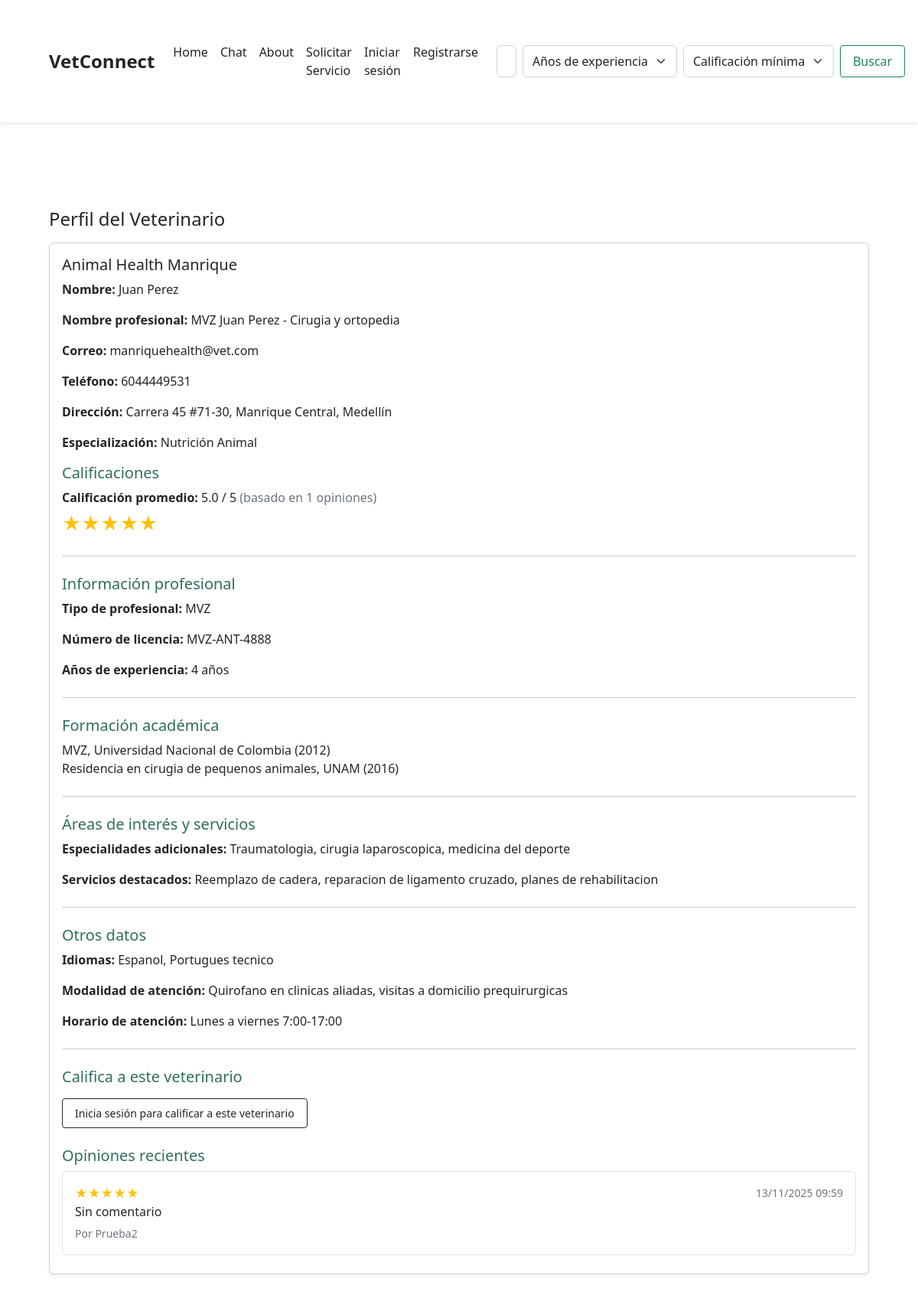
Screenshot of /vet/35/ with the database file from the repository.
### vet/models.py (models this page shows, shortened)
class User(AbstractUser):
    cedula = models.CharField(max_length=20)
    direccion = models.CharField(max_length=255, blank=True, null=True)
    telefono = models.CharField(max_length=20)
    latitud = models.FloatField(blank=True, null=True)
    longitud = models.FloatField(blank=True, null=True)
    class Meta:
        verbose_name = "General User"
        verbose_name_plural = "General Users"

class UserVet(User):
    certificado = models.FileField(upload_to='certificados/', blank=True, null=True)
    especializacion = models.CharField(max_length=200, blank=True, null=True)
    recibir_emergencias = models.BooleanField(default=False)  # NEW FIELD
    nombre_profesional = models.CharField(
        max_length=255, blank=True, null=True, help_text="Nombre de la persona responsable"
    )
    numero_licencia = models.CharField(
        max_length=100, blank=True, null=True, help_text="Número de tarjeta profesional o licencia"
    )
    tipo_profesional = models.CharField(
        max_length=120, blank=True, null=True, help_text="Ej: Médico Veterinario, MVZ, Zootecnista"
    )
    anios_experiencia = models.IntegerField(
        blank=True, null=True, help_text="Años de experiencia profesional"
    )
    formacion_academica = models.TextField(
        blank=True, null=True, help_text="Resumen de títulos y universidades"
    )
    especialidades_adicionales = models.TextField(
        blank=True, null=True, help_text="Lista de subespecialidades"
    )
    servicios_destacados = models.TextField(
        blank=True, null=True, help_text="Procedimientos y servicios más comunes"
    )
    idiomas = models.CharField(
        max_length=120, blank=True, null=True, help_text="Idiomas en los que atiende"
    )
    modalidad_atencion = models.CharField(
        max_length=200, blank=True, null=True, help_text="Modalidad de atención ofrecida"
    )
    horario_atencion = models.TextField(
        blank=True, null=True, help_text="Franja de atención semanal"
    )
    promedio_puntuacion = models.FloatField(blank=True, null=True, help_text="Promedio de calificación (cache).")
    cantidad_valoraciones = models.PositiveIntegerField(default=0, help_text="Número de valoraciones registradas.")
    class Meta:
        verbose_name = "UserVet"
        verbose_name_plural = "UserVets"

class ValoracionVeterinario(models.Model):
    CALIFICACION_CHOICES = [(i, str(i)) for i in range(1, 6)]
    veterinario = models.ForeignKey(
        UserVet,
        on_delete=models.CASCADE,
        related_name='valoraciones'
    )
    usuario = models.ForeignKey(
        settings.AUTH_USER_MODEL,
        on_delete=models.CASCADE,
        related_name='valoraciones_veterinario'
    )
    puntuacion = models.IntegerField(choices=CALIFICACION_CHOICES)
    comentario = models.TextField(blank=True)
    fecha_creacion = models.DateTimeField(auto_now_add=True)
    class Meta:
        verbose_name = "Valoración de Veterinario"
        verbose_name_plural = "Valoraciones de Veterinarios"
        constraints = [
            models.UniqueConstraint(
                fields=['veterinario', 'usuario'],
                name='unique_valoracion_por_usuario'
            )
        ]

### vet/views.py (the view)
# urls.py: path('vet/<int:vet_id>/', views.vet_detail, name='vet_detail'),
def vet_detail(request, vet_id):
    vet = get_object_or_404(UserVet, id=vet_id)
    context = _build_vet_profile_context(request, vet)
    return render(request, 'vet_profile.html', context)

### vet/templatetags/search_extras.py (called while the page is built)
@register.filter
def star_rating(value, max_stars=5):
    try:
        rating = float(value or 0)
    except (TypeError, ValueError):
        rating = 0
    rating = max(0, min(rating, max_stars))
    filled = int(round(rating))
    empty = max_stars - filled
    stars = '★' * filled + '☆' * empty
    return mark_safe(stars)

### vet/templates/vet_profile.html (shortened to what this page needs)
{% extends "base.html" %}
{% load search_extras %}
{% block content %}
<link rel="stylesheet" href="https://cdn.jsdelivr.net/npm/bootstrap-icons@1.10.5/font/bootstrap-icons.css">
<div class="container mt-4">
  <h1 class="h4 mb-3">Perfil del Veterinario</h1>
  <div class="card shadow-sm">
    <div class="card-body">
      <h2 class="h5">{{ vet.username }}</h2>
      <p><strong>Nombre:</strong> {{ vet.first_name }} {{ vet.last_name }}</p>
      <p><strong>Nombre profesional:</strong> {{ vet.nombre_profesional|default:"No especificado" }}</p>
      <p><strong>Correo:</strong> {{ vet.email|default:"No especificado" }}</p>
      <p><strong>Teléfono:</strong> {{ vet.telefono|default:"No especificado" }}</p>
      <p><strong>Dirección:</strong> {{ vet.direccion|default:"No especificado" }}</p>
      <p><strong>Especialización:</strong> {{ vet.especializacion|default:"No especificado" }}</p>
      <div class="mt-3">
        <h5 class="profile-section-title mb-2">Calificaciones</h5>
        {% if vet.promedio_puntuacion %}
          <p class="mb-1">
            <strong>Calificación promedio:</strong>
            {{ vet.promedio_puntuacion|floatformat:1 }} / 5
            <span class="text-muted">(basado en {{ vet.cantidad_valoraciones }} opiniones)</span>
          </p>
          <div class="fs-4 text-warning">{{ vet.promedio_puntuacion|star_rating }}</div>
        {% else %}
          <p class="text-muted mb-0">Aún no hay calificaciones para este profesional.</p>
        {% endif %}
      </div>
      <hr class="my-4">
      <h5 class="profile-section-title">Información profesional</h5>
      <p><strong>Tipo de profesional:</strong> {{ vet.tipo_profesional|default:"No especificado" }}</p>
      <p><strong>Número de licencia:</strong> {{ vet.numero_licencia|default:"No especificado" }}</p>
      <p>
        <strong>Años de experiencia:</strong>
        {% if vet.anios_experiencia is not None %}
          {{ vet.anios_experiencia }} años
        {% else %}
          <span class="text-muted">No especificado</span>
        {% endif %}
      </p>
      <hr class="my-4">
      <h5 class="profile-section-title">Formación académica</h5>
      {% if vet.formacion_academica %}
        <p>{{ vet.formacion_academica|linebreaksbr }}</p>
      {% else %}
        <p><span class="text-muted">No especificado</span></p>
      {% endif %}
      <hr class="my-4">
      <h5 class="profile-section-title">Áreas de interés y servicios</h5>
      <p><strong>Especialidades adicionales:</strong>
        {% if vet.especialidades_adicionales %}
          {{ vet.especialidades_adicionales|linebreaksbr }}
        {% else %}
          <span class="text-muted">No especificado</span>
        {% endif %}
      </p>
      <p><strong>Servicios destacados:</strong>
        {% if vet.servicios_destacados %}
          {{ vet.servicios_destacados|linebreaksbr }}
        {% else %}
          <span class="text-muted">No especificado</span>
        {% endif %}
      </p>
      <hr class="my-4">
      <h5 class="profile-section-title">Otros datos</h5>
      <p><strong>Idiomas:</strong> {{ vet.idiomas|default:"No especificado" }}</p>
      <p><strong>Modalidad de atención:</strong> {{ vet.modalidad_atencion|default:"No especificado" }}</p>
      {% if vet.horario_atencion %}
        <p><strong>Horario de atención:</strong> {{ vet.horario_atencion|linebreaksbr }}</p>
      {% else %}
        <p><strong>Horario de atención:</strong> <span class="text-muted">No especificado</span></p>
      {% endif %}
      <hr class="my-4" id="seccion-calificacion">
      <h5 class="profile-section-title">Califica a este veterinario</h5>
      {% if request.user.is_authenticated %}
        {% if puede_calificar and valoracion_form %}
          {% if usuario_ya_valoro %}
            <div class="alert alert-info py-2 px-3 small">
              Ya has calificado a este profesional. Puedes actualizar tu calificación a continuación.
            </div>
          {% endif %}
          <form action="{% url 'valorar_veterinario' vet.id %}#seccion-calificacion" method="post" class="mt-3">
            {% csrf_token %}
            {% if valoracion_form.non_field_errors %}
              <div class="alert alert-danger">
                {% for error in valoracion_form.non_field_errors %}
                  <div>{{ error }}</div>
                {% endfor %}
              </div>
            {% endif %}
            <div class="mb-3">
              {{ valoracion_form.puntuacion.label_tag }}
              {{ valoracion_form.puntuacion }}
              <small class="form-text text-muted">{{ valoracion_form.puntuacion.help_text }}</small>
              {% if valoracion_form.puntuacion.errors %}
                <div class="text-danger small">
                  {% for error in valoracion_form.puntuacion.errors %}
                    <div>{{ error }}</div>
                  {% endfor %}
                </div>
              {% endif %}
            </div>
            <div class="mb-3">
              {{ valoracion_form.comentario.label_tag }}
              {{ valoracion_form.comentario }}
              {% if valoracion_form.comentario.errors %}
                <div class="text-danger small">
                  {% for error in valoracion_form.comentario.errors %}
                    <div>{{ error }}</div>
                  {% endfor %}
                </div>
              {% endif %}
            </div>
            <button type="submit" class="btn btn-primary">Enviar calificación</button>
          </form>
        {% else %}
          <div class="alert alert-secondary small mt-3">
            Este es tu perfil profesional, por lo que no puedes calificarlo.
          </div>
        {% endif %}
      {% else %}
        <p class="mt-3">
          <a href="{% url 'login' %}?next={% url 'vet_detail' vet.id %}" class="btn btn-outline-primary btn-sm">
            Inicia sesión para calificar a este veterinario
          </a>
        </p>
      {% endif %}
      <div class="mt-4">
        <h5 class="profile-section-title">Opiniones recientes</h5>
        {% if valoraciones_recientes %}
          {% for valoracion in valoraciones_recientes %}
            <div class="border rounded p-3 mb-2">
              <div class="d-flex justify-content-between align-items-center">
                <span class="text-warning">{{ valoracion.puntuacion|star_rating }}</span>
                <small class="text-muted">{{ valoracion.fecha_creacion|date:"d/m/Y H:i" }}</small>
              </div>
              <p class="mb-1">{{ valoracion.comentario|default:"Sin comentario" }}</p>
              <small class="text-muted">Por {{ valoracion.usuario.get_full_name|default:valoracion.usuario.username }}</small>
            </div>
          {% endfor %}
        {% else %}
          <p class="text-muted">Todavía no hay opiniones para mostrar.</p>
        {% endif %}
      </div>
    </div>
  </div>
</div>
{% endblock %}

### VetConnect/templates/base.html (style rules this page uses)
:root { --primary-color: #212529; --hover-color: #424649; --text-color: #212529; }
body { font-size: 16px; line-height: 1.5; }
.btn { padding: 0.5rem 1rem; border-radius: 4px; font-weight: 500; transition: all 0.3s ease; }
.btn-outline-primary { color: var(--primary-color); border-color: var(--primary-color); }
.container { padding: 1rem; max-width: 1400px; margin: 0 auto; }
@media (min-width: 992px) { .container { padding: 2rem; } }

### vet/templates/vet_profile.html (style rules this page uses)
.profile-section-title { color: #2f6d5f !important; }

### rows the page displays
User: username "Animal Health Manrique", first_name "Juan", last_name "Perez", email "manriquehealth@vet.com", telefono "6044449531", direccion "Carrera 45 #71-30, Manrique Central, Medellín"
UserVet: nombre_profesional "MVZ Juan Perez - Cirugia y ortopedia", especializacion "Nutrición Animal", promedio_puntuacion "5.0", cantidad_valoraciones "1", promedio_puntuacion|star_rating "★★★★★", tipo_profesional "MVZ", numero_licencia "MVZ-ANT-4888", anios_experiencia "4", formacion_academica "MVZ, Universidad Nacional de Colombia (2012) Residencia en cirugia de pequenos animales, UNAM (2016)", especialidades_adicionales "Traumatologia, cirugia laparoscopica, medicina del deporte", servicios_destacados "Reemplazo de cadera, reparacion de ligamento cruzado, planes de rehabilitacion", idiomas "Espanol, Portugues tecnico", modalidad_atencion "Quirofano en clinicas aliadas, visitas a domicilio prequirurgicas", horario_atencion "Lunes a viernes 7:00-17:00"
ValoracionVeterinario: puntuacion|star_rating "★★★★★", fecha_creacion "13/11/2025 09:59", comentario "Sin comentario", usuario.get_full_name "Prueba2"
